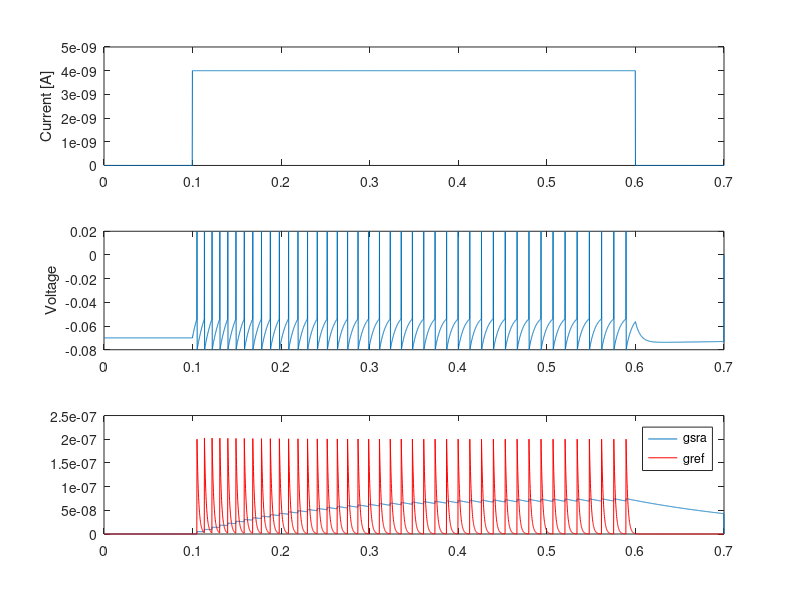

Source code (MATLAB):
% Leaky-integrate-and-fire neuron with spike rate adaptation and a
% refractory current.

clear all; close all; clc;

E=-70e-3;
Rm=10e6;
tau_m=10e-3;
Vth=-54e-3; 
Vreset=-80e-3;
Vspike = 20e-3;
E_K = -80e-3;       % reversal potential for spike-rate adaptation (SRA) and 
                    % refractory current

Iapp = 4e-9;      % amplitude of injected current  
dt=0.0002;        
tmax=0.7;
tpulse=0.1;       % Time whe pulse starts
lengthpulse=0.5;
Nt=tmax/dt;       % Total number of time-steps. 
T=0:dt:tmax; 
I=zeros(size(T));
V=zeros(size(T));
gsra=zeros(size(T));    % spike-rate adaptaion conductance
tau_sra = 0.2;          % time for spike-rate adaptation to decay
delta_gsra = 5e-9;     % increase in spike-rate conductance per spike

gref=zeros(size(T));    % spike refractory conductance
tau_ref = 0.002;        % time for refractory conductance to decay
delta_gref = 200e-9;     % increase in refractory conductance per spike

V(1)=E;                 % begin simulation with membrane potential at leak level
gsra(1) = 0;            % initially no spike-rate adaptation
gref(1) = 0;            % initially no refractory current

spikes=zeros(size(T));  % vector to record spike times

fprintf('A current with amplitude of %i nA is injected from %i to %i \n',Iapp*1e9, (tpulse/dt), (tpulse+lengthpulse)/dt)
I(round(tpulse/dt) : round((tpulse+lengthpulse)/dt)) = Iapp;

disp('Nt:');
disp(Nt);

for i = 2:Nt;
    
    % Next line solves tau_sra*(d gsra/dt) = -gsra
    gsra(i) = gsra(i-1)*(1-dt/tau_sra);
    % Next line solves tau_ref*(d gref/dt) = -gref
    gref(i) = gref(i-1)*(1-dt/tau_ref);
    
    if ( V(i-1) == Vspike ) % if the last iteration was a spike - 
        V(i) = Vreset;      % reset after spike
    else
        V(i) = V(i-1) + ...     %otherwise integrate 
            dt/tau_m*(E - V(i-1) +Rm*I(i-1) - ...
        (V(i-1)-E_K)*Rm*(gsra(i-1)+gref(i-1)) ); % current for SRA is (V-E_K)*gsra
    
    end
    
    if V(i) > Vth       % if voltage is greater than threshold spike
        V(i) = Vspike;  % change voltage so we see the spike
        spikes(i) = 1;  % record the time of the spike
        gsra(i) = gsra(i-1) + delta_gsra;   % increase the spike-rate-daptation conductance
        gref(i) = gref(i-1) + delta_gref;   % increase the refractory conductance
    end
end

%clf;
figure(1);
subplot(3,1,1);
plot(T,I); % Current as a function of time.
ylabel('Current [A]');
hold on;
subplot(3,1,2);  %Voltage as a function of time.
plot(T,V);
ylabel('Voltage');
hold on;
subplot(3,1,3);
plot(T,gsra);    %spike-rate adpatation conductance as a function of time
hold on
plot(T,gref,'r'); %Refractory conductance as a function of time
legend('gsra', 'gref');